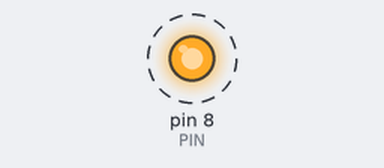
The sketch below on a simulated Arduino Uno, built with avr-gcc and run on an emulated ATmega328P. Parts: output pins drawn as LEDs (lit = HIGH). Dashed ring = blinking.

Above: at 0.5 s.
Timing chart, 0 to 4.6 s (numbered marks = the images above):
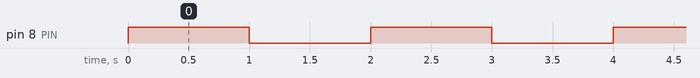

Measured:
- by itself, pin 8 (PIN): alternates HIGH for 1.0 s and LOW for 1.0 s

The sketch:

example.ino
```cpp
// (licence header left out)
#define PIN 8
#define DELAY 1000 // 1 Sec

void setup () {
    pinMode(PIN, OUTPUT);
}

void loop () {
    digitalWrite(PIN, 1); // High
    delay(DELAY);
    digitalWrite(PIN, 0); // Low
    delay(DELAY);
}
```
